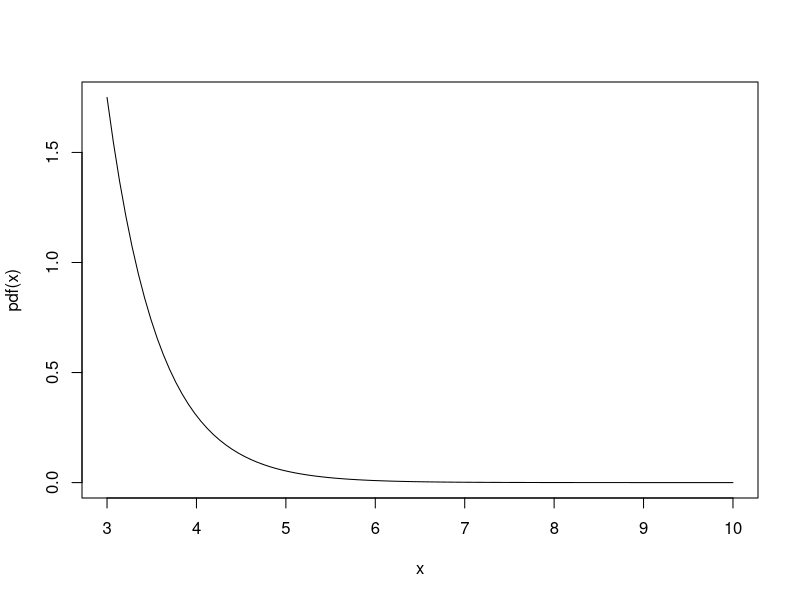

Write R code to recreate this figure.
## Plot the density function
pdf = function(y) (7/4)*exp(-(7/4)*(y-3))
curve(pdf,3,10)
## Show that the density function integrates to one
integrate(pdf,3,Inf)
